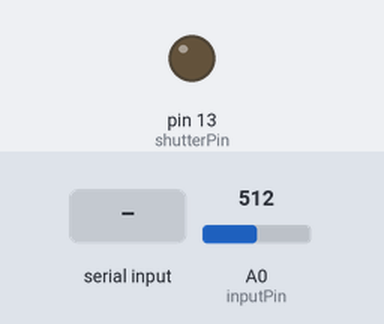
Recording of a sketch running on a simulated Arduino Uno, built with avr-gcc and run on an emulated ATmega328P. Shown: output pins drawn as LEDs (lit = HIGH). Inputs (shaded band) come from the test bench; at power-on: A0 (inputPin) = 512. What the sketch prints to the serial monitor is not drawn.

Above: at 1.2 s.
1.3 s: "30,150\n" received over Serial
At 2.3 s:
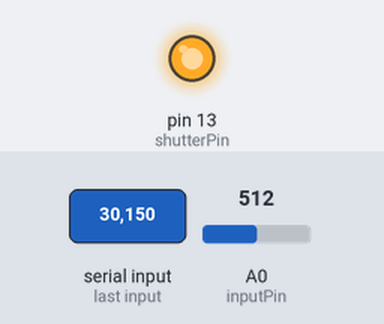
4.3 s: "xxx" received over Serial
At 4.6 s:
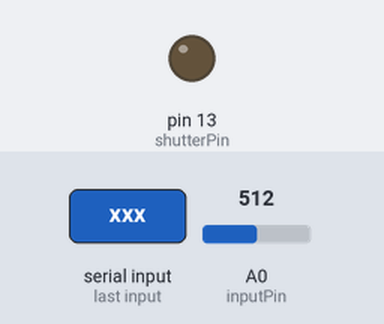
5.8 s: "0\n" received over Serial
At 6.9 s:
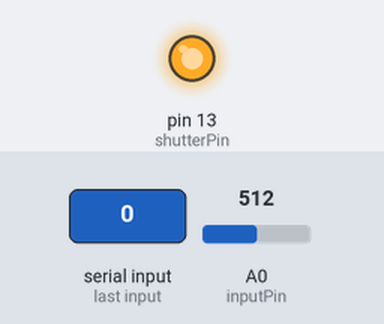
Timing chart, 0 to 8.8 s (numbered marks = the images above; inputs shaded):
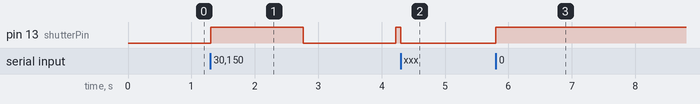

Measured:
- after the input at 1.3 s, pin 13 (shutterPin): LOW → HIGH at once, → LOW 1.5 s later, → HIGH 1.5 s later
- after the input at 4.3 s, pin 13 (shutterPin): HIGH → LOW after 0.00 s instead of 1.4 s
- after the input at 5.8 s, pin 13 (shutterPin): LOW → HIGH at once

The sketch:

AnalogReadSerial_lockin_ShutterControl_05.pde
```cpp
/*
  AnalogReadSerial_lockin
 Reads an analog input on pin 0 from a lock-in amplifier, smooths and prints the result to the serial monitor
 */

int reading   = 0;                // the readings from the analog input
int zeros     = 0;                // counter for dropped readings
int count     = 0;                // the index of the current reading
int total     = 0;                // the running total
int average   = 0;                // the average


long blocktime = 1;              // block time in ms
long starttime = millis();        // timer


long stimTime = 10*1000;
long firePeriod = 1000;
long bwStimTime = 0*1000;
long period = stimTime + bwStimTime;
long startFireTime = millis();
long firePulseLength = 5; //for making every pulse 2 ms, and just changing the gap size bw pulses

int inputPin = A0;
int shutterPin = 13;
String msg = "000";
String prevMsg = msg;
char nextChar = ' ';

void setup()
{
  // initialize serial communication with computer:
  Serial.begin(115200);
  pinMode(shutterPin, OUTPUT);
}

void loop()
{

   prevMsg = msg;
   while(Serial.available()>0){
      nextChar = Serial.read();
      msg = msg + nextChar;
    }

    if(msg.length() >=4) {
      msg = msg.substring(msg.length() - 4);
    }


  long currentTime = millis();

  if(msg != prevMsg) {
     startFireTime = currentTime;
  }

  if (msg != "0000") {

      if (msg == "xxx") {
         digitalWrite(shutterPin, HIGH);
      } else {
        char d1 = msg[0] - '0';
        char d2 = msg[1] - '0';
        char d3 = msg[2] - '0';
        char d4 = msg[3] - '0';

        firePeriod = int(d1)*1000 + int(d2)*100 + int(d3)*10 + int(d4);
      }


      if ( (currentTime - startFireTime)%period <= stimTime )  {


          if ( ((currentTime - startFireTime)%period)%(2*firePeriod) <= firePeriod) {
          //if ( ((currentTime - startFireTime)%period)%(2*firePeriod) <= firePulseLength) {
             digitalWrite(shutterPin, HIGH);
          } else {
             digitalWrite(shutterPin, LOW);
          }
        } else {
           digitalWrite(shutterPin, LOW);
        }
  } else {
       digitalWrite(shutterPin, LOW);
  }


  // get start time:
  starttime = millis();
  while( millis() - starttime < blocktime )
  {
    // read from pin
    reading = analogRead(inputPin);
    // add to block total
    total = total + reading;
    // augment count
    count += 1;
    // keep track of zeros
    if (reading == 0)
    {
     zeros += 1;
    }
    // calculate the average:
    if (zeros < count)
    {
        average = total / ( count - zeros );
    } else
    {
        average = 0;
    }
  // send it to the computer (as ASCII digits)
  Serial.println(average, DEC);
  // reset variables
  zeros = 0;
  count = 0;
  total = 0;
  }
}
```
